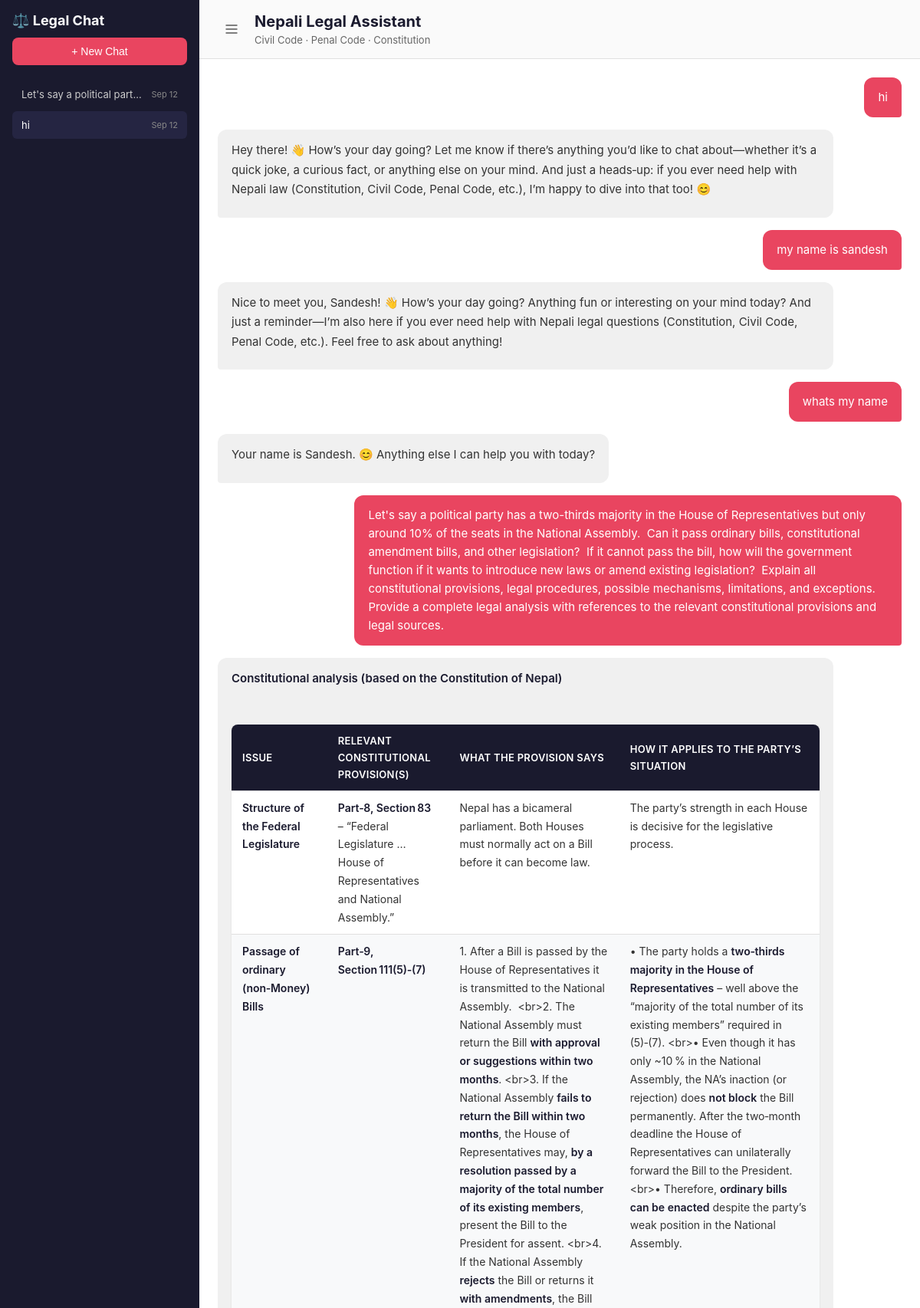
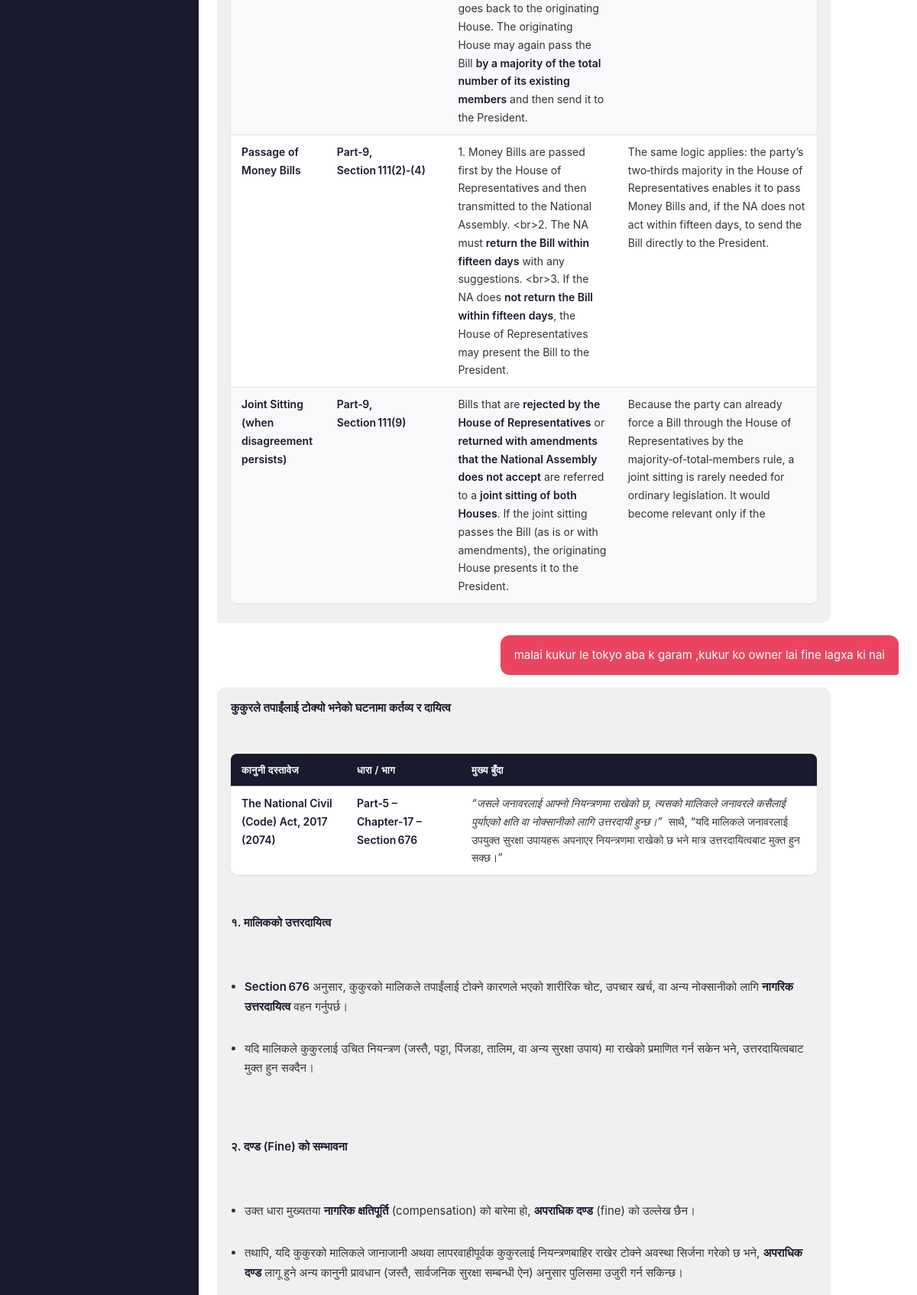
/history/2474e477-03e7-4dd7-9e1b-90c8d1325a07 (upper part), run on the app's committed database (2 pictures, top to bottom).
### src/memory.py (models this page shows)
class Conversation(Base):
    __tablename__ = "conversations"
    id = Column(Integer, primary_key=True)
    session_id = Column(String, unique=True, index=True, nullable=False)
    title = Column(String, nullable=True)
    created_at = Column(DateTime, default=datetime.utcnow)
    messages = relationship("Message", back_populates="conversation",
                            cascade="all, delete-orphan", order_by="Message.created_at")

class Message(Base):
    __tablename__ = "messages"
    id = Column(Integer, primary_key=True)
    conversation_id = Column(Integer, ForeignKey(
        "conversations.id"), nullable=False)
    role = Column(String, nullable=False)  # "user" or "assistant"
    content = Column(Text, nullable=False)
    sources = Column(Text, nullable=True)  # JSON string
    created_at = Column(DateTime, default=datetime.utcnow)
    conversation = relationship("Conversation", back_populates="messages")

### api/routes/chat.py (the view)
@router.get("/history/{session_id}")
def load_conversation(
    request: Request,
    session_id: str,
    db: Session = Depends(get_db)
):
    messages = MemoryManager.get_conversation_messages(db, session_id)
    conversations = MemoryManager.get_conversations(db, limit=15)
    response = render(
        "chat.html",
        request=request,
        messages=messages,
        conversations=conversations,
        current_session=session_id
    )
    response.set_cookie(key="session_id", value=session_id, max_age=2592000)
    return response

### templates/chat.html (shortened to what this page needs)
<!DOCTYPE html>
<html lang="en">
<head>
    <link rel="stylesheet" href="/static/style.css">
</head>
<body>
    <div class="app-container" id="app-container">
        <aside class="sidebar" id="sidebar">
            <div class="sidebar-header">
                <h2>⚖️ Legal Chat</h2>
                <button class="new-chat-btn" hx-post="/new-chat" hx-target="body" hx-swap="outerHTML">
                    + New Chat
                </button>
            </div>
            <div class="conversations-list">
                {% for conv in conversations %}
                <a href="/history/{{ conv.session_id }}" class="conversation-item {% if conv.session_id == current_session %}active{% endif %}">
                    <span class="conv-title">{{ conv.title or 'New Conversation' }}</span>
                    <span class="conv-date">{{ conv.created_at.strftime('%b %d') }}</span>
                </a>
                {% endfor %}
            </div>
        </aside>
        <main class="chat-area">
            <div class="chat-header">
                <button class="sidebar-toggle" onclick="toggleSidebar()" title="Toggle sidebar">
                    <svg width="20" height="20" viewBox="0 0 24 24" fill="none" stroke="currentColor" stroke-width="2">
                        <line x1="3" y1="12" x2="21" y2="12"></line>
                        <line x1="3" y1="6" x2="21" y2="6"></line>
                        <line x1="3" y1="18" x2="21" y2="18"></line>
                    </svg>
                </button>
                <div class="header-text">
                    <h1>Nepali Legal Assistant</h1>
                    <p class="subtitle">Civil Code · Penal Code · Constitution</p>
                </div>
            </div>
            <div id="messages-container" class="messages">
                {% if not messages %}
                <div class="welcome-message">
                    <h3>Welcome to the Nepali Legal Chatbot</h3>
                    <p>Ask questions about Nepali law. Examples:</p>
                    <div class="examples">
                        <button onclick="setQuery('What is the legal procedure for a bill in the federal parliament?')">
                            What is the legal procedure for a bill in the federal parliament?
                        </button>
                        <button onclick="setQuery('What are the penalties for theft under the Penal Code?')">
                            What are the penalties for theft under the Penal Code?
                        </button>
                        <button onclick="setQuery('What are the constitutional requirements for amendment of laws?')">
                            What are the constitutional requirements for amendment of laws?
                        </button>
                    </div>
                </div>
                {% else %}
                    {% for msg in messages %}
                        {% if msg.role == 'user' %}
                        <div class="message user-message">
                            <div class="message-content">{{ msg.content }}</div>
                        </div>
                        {% else %}
                        <div class="message assistant-message">
                            <div class="message-content markdown-body">{{ msg.content | md | safe }}</div>
                        </div>
                        {% endif %}
                    {% endfor %}
                {% endif %}
            </div>
        </main>
    </div>
</body>
</html>

### static/style.css (style rules this page uses)
* { margin: 0; padding: 0; box-sizing: border-box; }
body { font-family: -apple-system, BlinkMacSystemFont, 'Segoe UI', Roboto, Oxygen, Ubuntu, sans-serif; background: #f5f5f5; height: 100vh; overflow: hidden; }
.app-container { display: flex; height: 100vh; }
.sidebar { width: 260px; background: #1a1a2e; color: white; display: flex; flex-direction: column; padding: 16px; }
.sidebar-header { margin-bottom: 20px; }
.sidebar-header h2 { font-size: 18px; margin-bottom: 12px; }
.new-chat-btn { width: 100%; padding: 10px; background: #e94560; color: white; border: none; border-radius: 8px; cursor: pointer; font-size: 14px; transition: background 0.2s; }
.conversations-list { overflow-y: auto; flex: 1; }
.conversation-item { display: flex; justify-content: space-between; align-items: center; padding: 10px 12px; margin-bottom: 4px; border-radius: 6px; color: #ccc; text-decoration: none; font-size: 13px; transition: background 0.2s; }
.conversation-item.active { background: #252542; color: white; }
.conv-title { white-space: nowrap; overflow: hidden; text-overflow: ellipsis; max-width: 160px; }
.conv-date { font-size: 11px; color: #888; }
.chat-area { flex: 1; display: flex; flex-direction: column; background: white; }
.chat-header { padding: 16px 24px; border-bottom: 1px solid #e0e0e0; background: #fafafa; }
.chat-header h1 { font-size: 20px; color: #1a1a2e; }
.subtitle { color: #666; font-size: 13px; margin-top: 4px; }
.messages { flex: 1; overflow-y: auto; padding: 24px; display: flex; flex-direction: column; gap: 16px; }
.message { max-width: 80%; padding: 14px 18px; border-radius: 12px; line-height: 1.6; font-size: 15px; }
.user-message { align-self: flex-end; background: #e94560; color: white; border-bottom-right-radius: 4px; }
.assistant-message { align-self: flex-start; background: #f0f0f0; color: #333; border-bottom-left-radius: 4px; max-width: 90%; }
.message-content { white-space: pre-wrap; }
.markdown-body { line-height: 1.7; }
.markdown-body h1, .markdown-body h2, .markdown-body h3, .markdown-body h4 { margin-top: 12px; margin-bottom: 8px; color: #1a1a2e; font-weight: 600; }
.markdown-body h3 { font-size: 15px; }
.markdown-body p { margin-bottom: 10px; }
.markdown-body ul, .markdown-body ol { margin-left: 18px; margin-bottom: 10px; }
.markdown-body li { margin-bottom: 4px; }
.markdown-body strong { font-weight: 600; color: #1a1a2e; }
.sidebar-toggle { background: none; border: none; color: #666; cursor: pointer; padding: 8px; border-radius: 6px; display: flex; align-items: center; justify-content: center; transition: background 0.2s; margin-right: 12px; flex-shrink: 0; }
.chat-header { display: flex; align-items: center; padding: 16px 24px; border-bottom: 1px solid #e0e0e0; background: #fafafa; }
.header-text { flex: 1; }
.header-text h1 { font-size: 20px; color: #1a1a2e; margin: 0; }
.app-container { display: flex; height: 100vh; transition: all 0.3s ease; }
.sidebar { width: 260px; background: #1a1a2e; color: white; display: flex; flex-direction: column; padding: 16px; transition: width 0.3s ease, padding 0.3s ease, opacity 0.3s ease; overflow: hidden; flex-shrink: 0; }
.markdown-body table { width: 100%; border-collapse: collapse; margin: 12px 0; font-size: 14px; background: white; border-radius: 8px; overflow: hidden; box-shadow: 0 1px 3px rgba(0,0,0,0.08); }
.markdown-body th, .markdown-body td { padding: 10px 14px; text-align: left; border-bottom: 1px solid #e0e0e0; }
.markdown-body th { background: #1a1a2e; color: white; font-weight: 600; font-size: 13px; text-transform: uppercase; letter-spacing: 0.3px; }
.markdown-body tr:last-child td { border-bottom: none; }
.markdown-body tr:nth-child(even) { background: #f8f9fa; }
.markdown-body td { color: #333; vertical-align: top; }

### data on the page
Conversation: title "Let's say a political part…", created_at "Sep 12"
Conversation: title "hi", created_at "Sep 12"
Message: content "hi"
Message: content|md "Hey there! 👋 How’s your day going? Let me know if there’s anything you’d like to chat about—whether it’s a quick joke, a curious fact, or anything else on your mind. And just a heads‑up: if you ever need help with Nepali law (Constitution, Civil Code, Penal Code, etc.), I’m happy to dive into that too! 😊"
Message: content "my name is sandesh"
Message: content|md "Nice to meet you, Sandesh! 👋 How’s your day going? Anything fun or interesting on your mind today? And just a reminder—I’m also here if you ever need help with Nepali legal questions (Constitution, Civil Code, Penal Code, etc.). Feel free to ask about anything!"
Message: content "whats my name"
Message: content|md "Your name is Sandesh. 😊 Anything else I can help you with today?"
Message: content "Let's say a political party has a two-thirds majority in the House of Representatives but only around 10% of the seats in the National Assembly. Can it pass ordinary bills, constitutional amendment bills, and other legislation? If it cannot pass the bill, how will the government function if it wants to introduce new laws or amend existing legislation? Explain all constitutional provisions, legal procedures, possible mechanisms, limitations, and exceptions. Provide a complete legal analysis with references to the relevant constitutional provisions and legal sources."
Message: content|md "Constitutional analysis (based on the Constitution of Nepal) ISSUE RELEVANT CONSTITUTIONAL PROVISION(S) WHAT THE PROVISION SAYS HOW IT APPLIES TO THE PARTY’S SITUATION Structure of the Federal Legislature Part‑8, Section 83 – “Federal Legislature … House of Representatives and National Assembly.” Nepal has a bicameral parliament. Both Houses must normally act on a Bill before it can become law. The party’s strength in each House is decisive for the legislative process. Passage of ordinary (non‑Money) Bills Part‑9, Section 111(5)‑(7) 1. After a Bill is passed by the House of Representatives it is transmitted to the National Assembly. <br>2. The National Assembly must return the Bill with…"
Message: content "malai kukur le tokyo aba k garam ,kukur ko owner lai fine lagxa ki nai"
Message: content|md "कुकुरले तपाईंलाई टोक्यो भनेको घटनामा कर्तव्य र दायित्व कानुनी दस्तावेज धारा / भाग मुख्य बुँदा The National Civil (Code) Act, 2017 (2074) Part‑5 – Chapter‑17 – Section 676 “जसले जनावरलाई आफ्नो नियन्त्रणमा राखेको छ, त्यसको मालिकले जनावरले कसैलाई पुर्याएको क्षति वा नोक्सानीको लागि उत्तरदायी हुन्छ।” साथै, “यदि मालिकले जनावरलाई उपयुक्त सुरक्षा उपायहरू अपनाएर नियन्त्रणमा राखेको छ भने मात्र उत्तरदायित्वबाट मुक्त हुन सक्छ।” १. मालिकको उत्तरदायित्व Section 676 अनुसार, कुकुरको मालिकले तपाईंलाई टोक्ने कारणले भएको शारीरिक चोट, उपचार खर्च, वा अन्य नोक्सानीको लागि नागरिक उत्तरदायित्व वहन गर्नुपर्छ। यदि मालिकले कुकुरलाई उचित नियन्त्रण (जस्तै, पट्टा, पिंजडा, तालिम, वा अन्य सुरक्षा उपाय) मा राखेको प्रमाणित…"
